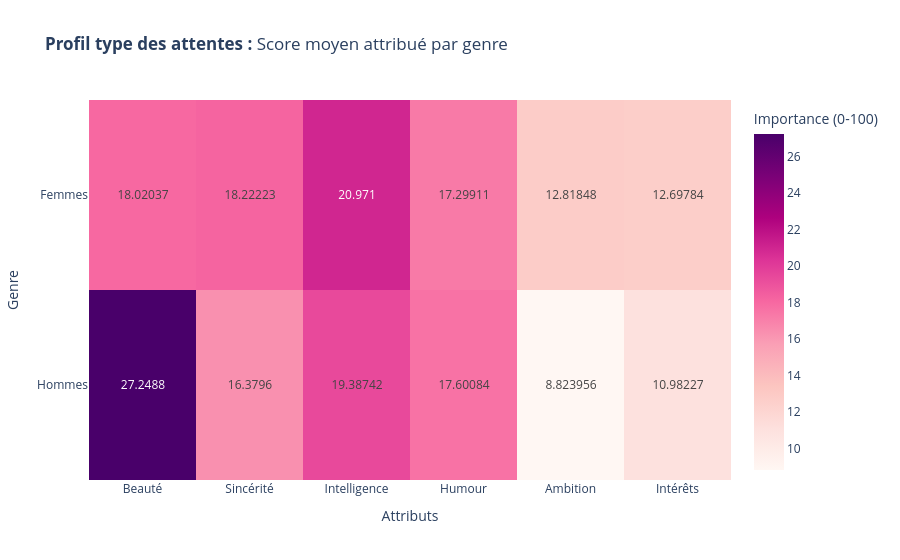

Notebook code cell kept with this figure:
### Code cell
# HEATMAP
# 1. On groupe par genre et on calcule la moyenne des attributs
heatmap_data = profiles.groupby('gender')[pref_cols].mean()

# 2. On renomme pour que ce soit lisible (Standard Plotly)
heatmap_data.columns = ['Beauté', 'Sincérité', 'Intelligence', 'Humour', 'Ambition', 'Intérêts']
heatmap_data.index = ['Femmes', 'Hommes']

# 3. Création de la Heatmap (Plus précise qu'une corrélation ici)
import plotly.express as px
fig = px.imshow(
    heatmap_data,
    text_auto=True, 
    aspect="auto",
    color_continuous_scale='RdPu',
    title="<b>Profil type des attentes :</b> Score moyen attribué par genre",
    labels=dict(x="Attributs", y="Genre", color="Importance (0-100)")
)
fig.show()

### Figure 1 — Plotly figure (JSON) as saved in the notebook; plotly's stock layout.template omitted (floating-point values rounded to 4 significant figures)
{"data": [{"coloraxis": "coloraxis", "hovertemplate": "Attributs: %{x}<br>Genre: %{y}<br>Importance (0-100): %{z}<extra></extra>", "name": "0", "texttemplate": "%{z}", "type": "heatmap", "x": ["Beauté", "Sincérité", "Intelligence", "Humour", "Ambition", "Intérêts"], "xaxis": "x", "y": ["Femmes", "Hommes"], "yaxis": "y", "z": [[18.02, 18.22, 20.97, 17.3, 12.82, 12.7], [27.25, 16.38, 19.39, 17.6, 8.824, 10.98]]}], "layout": {"coloraxis": {"colorbar": {"title": {"text": "Importance (0-100)"}}, "colorscale": [[0, "rgb(255,247,243)"], [0.125, "rgb(253,224,221)"], [0.25, "rgb(252,197,192)"], [0.375, "rgb(250,159,181)"], [0.5, "rgb(247,104,161)"], [0.625, "rgb(221,52,151)"], [0.75, "rgb(174,1,126)"], [0.875, "rgb(122,1,119)"], [1, "rgb(73,0,106)"]]}, "title": {"text": "<b>Profil type des attentes :</b> Score moyen attribué par genre"}, "xaxis": {"anchor": "y", "domain": [0, 1], "title": {"text": "Attributs"}}, "yaxis": {"anchor": "x", "autorange": "reversed", "domain": [0, 1], "title": {"text": "Genre"}}}}
